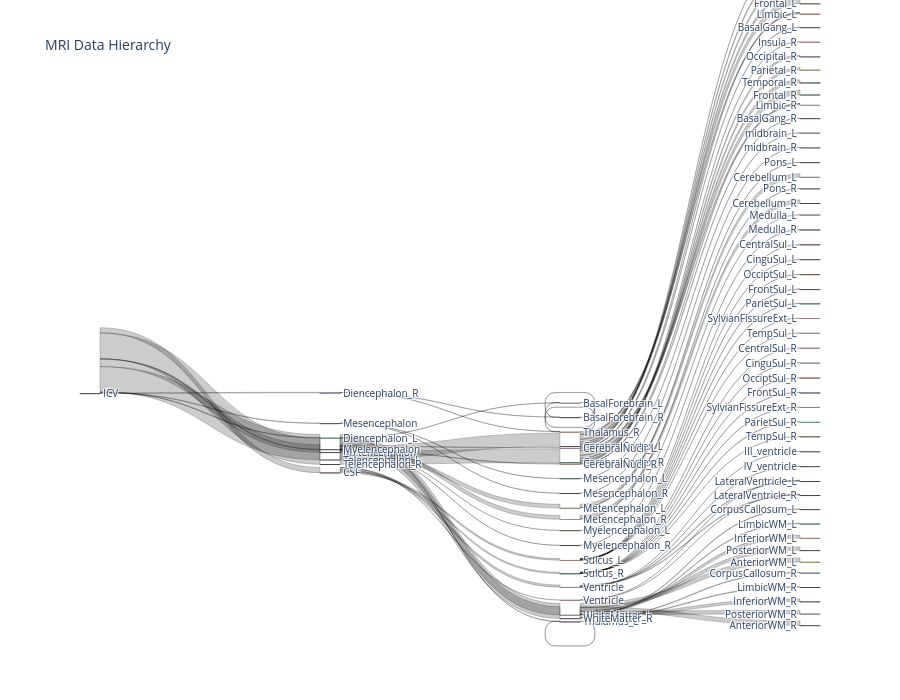

Notebook source saved alongside this figure:
### Code cell
# get the labels
all_labels = pd.concat([links_df['source_label'], links_df['target_label']]).drop_duplicates().tolist()

# get the indices for each label
source_indices = [all_labels.index(name) for name in links_df['source_label']]
target_indices = [all_labels.index(name) for name in links_df['target_label']]
volumes = links_df['volume'].tolist()

# creating my sankey diagram
fig_sankey = go.Figure(data=[go.Sankey(
    node = {
        'label': all_labels,
        'pad': 15,
        'thickness': 20
    },
    link = {
        'source': source_indices,
        'target': target_indices,
        'value': volumes
    }
)])
# update the sankey layout
fig_sankey.update_layout(
    title_text=" MRI Data Hierarchy",
    font_size=10,
    height=700
)

# display the plot
fig_sankey.show()

# saving as html
fig_sankey.write_html("sanky.html")

### Figure 1 — Plotly figure (JSON) as saved in the notebook; plotly's stock layout.template omitted (floating-point values rounded to 4 significant figures)
{"data": [{"link": {"source": [0, 0, 0, 0, 0, 0, 0, 0, 1, 1, 1, 1, 2, 2, 3, 3, 4, 4, 5, 5, 6, 6, 7, 7, 7, 8, 8, 8, 9, 10, 11, 11, 11, 11, 11, 11, 12, 12, 12, 12, 12, 12, 13, 13, 14, 14, 15, 16, 17, 17, 18, 18, 19, 20, 21, 21, 21, 21, 21, 21, 21, 22, 22, 22, 22, 22, 22, 22, 23, 24, 25, 25, 25, 25, 26, 26, 27, 27, 27, 27, 27, 28, 28, 28, 28, 28], "target": [1, 2, 3, 4, 5, 6, 7, 8, 21, 22, 25, 26, 9, 23, 10, 24, 15, 16, 17, 18, 19, 20, 11, 13, 27, 12, 14, 28, 9, 10, 29, 30, 31, 32, 33, 34, 35, 36, 37, 38, 39, 40, 41, 31, 42, 37, 43, 44, 45, 46, 47, 48, 49, 50, 51, 52, 53, 54, 55, 56, 57, 58, 59, 60, 61, 62, 63, 64, 23, 24, 65, 66, 67, 68, 67, 68, 69, 70, 71, 72, 73, 74, 75, 76, 77, 78], "value": [109787, 11817, 11560, 10271, 159411, 4975, 531153, 543444, 33975, 30018, 44979, 815, 5475, 6342, 5188, 6372, 4945, 5326, 79498, 79913, 2403, 2572, 276982, 12381, 241790, 282874, 13077, 247493, 5475, 5188, 98670, 7241, 28797, 37256, 41677, 63341, 98606, 7082, 32586, 35035, 47757, 61808, 10398, 1983, 10728, 2349, 4945, 5326, 72005, 7493, 71878, 8035, 2403, 2572, 2159, 1173, 15004, 1934, 8739, 3827, 1139, 1750, 1419, 11232, 2054, 9728, 2925, 910, 6342, 6372, 2418, 2700, 20888, 18973, 444, 371, 87019, 12131, 57879, 14326, 70435, 91761, 13167, 57304, 13705, 71556]}, "node": {"label": ["ICV", "CSF", "Diencephalon_L", "Diencephalon_R", "Mesencephalon", "Metencephalon", "Myelencephalon", "Telencephalon_L", "Telencephalon_R", "BasalForebrain_L", "BasalForebrain_R", "CerebralCortex_L", "CerebralCortex_R", "CerebralNucli_L", "CerebralNucli_R", "Mesencephalon_L", "Mesencephalon_R", "Metencephalon_L", "Metencephalon_R", "Myelencephalon_L", "Myelencephalon_R", "Sulcus_L", "Sulcus_R", "Thalamus_L", "Thalamus_R", "Ventricle", "Ventricle ", "WhiteMatter_L", "WhiteMatter_R", "Frontal_L", "Insula_L", "Limbic_L", "Occipital_L", "Parietal_L", "Temporal_L", "Frontal_R", "Insula_R", "Limbic_R", "Occipital_R", "Parietal_R", "Temporal_R", "BasalGang_L", "BasalGang_R", "midbrain_L", "midbrain_R", "Cerebellum_L", "Pons_L", "Cerebellum_R", "Pons_R", "Medulla_L", "Medulla_R", "CentralSul_L", "CinguSul_L", "FrontSul_L", "OcciptSul_L", "ParietSul_L", "SylvianFissureExt_L", "TempSul_L", "CentralSul_R", "CinguSul_R", "FrontSul_R", "OcciptSul_R", "ParietSul_R", "SylvianFissureExt_R", "TempSul_R", "III_ventricle", "IV_ventricle", "LateralVentricle_L", "LateralVentricle_R", "AnteriorWM_L", "CorpusCallosum_L", "InferiorWM_L", "LimbicWM_L", "PosteriorWM_L", "AnteriorWM_R", "CorpusCallosum_R", "InferiorWM_R", "LimbicWM_R", "PosteriorWM_R"], "pad": 15, "thickness": 20}, "type": "sankey"}], "layout": {"font": {"size": 10}, "height": 700, "title": {"text": " MRI Data Hierarchy"}}}
